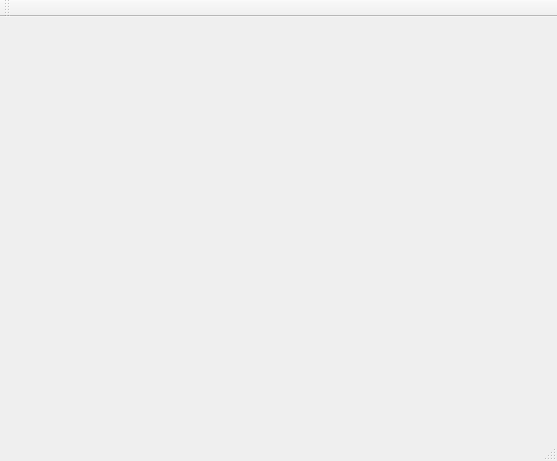
<?xml version="1.0" encoding="UTF-8"?>
<ui version="4.0">
 <class>MainWindow</class>
 <widget class="QMainWindow" name="MainWindow">
  <property name="geometry">
   <rect>
    <x>0</x>
    <y>0</y>
    <width>557</width>
    <height>461</height>
   </rect>
  </property>
  <property name="windowTitle">
   <string>MainWindow</string>
  </property>
  <widget class="QWidget" name="centralWidget">
   <property name="sizePolicy">
    <sizepolicy hsizetype="Maximum" vsizetype="Maximum">
     <horstretch>0</horstretch>
     <verstretch>0</verstretch>
    </sizepolicy>
   </property>
   <layout class="QHBoxLayout" name="horizontalLayout">
    <item>
     <widget class="NICPTrackerAppViewer" name="viewer" native="true"/>
    </item>
   </layout>
  </widget>
  <widget class="QMenuBar" name="menuBar">
   <property name="geometry">
    <rect>
     <x>0</x>
     <y>0</y>
     <width>557</width>
     <height>22</height>
    </rect>
   </property>
  </widget>
  <widget class="QToolBar" name="mainToolBar">
   <attribute name="toolBarArea">
    <enum>TopToolBarArea</enum>
   </attribute>
   <attribute name="toolBarBreak">
    <bool>false</bool>
   </attribute>
  </widget>
  <widget class="QStatusBar" name="statusBar"/>
 </widget>
 <layoutdefault spacing="6" margin="11"/>
 <customwidgets>
  <customwidget>
   <class>NICPTrackerAppViewer</class>
   <extends>QWidget</extends>
   <header>nicptrackerappviewer.h</header>
   <container>1</container>
  </customwidget>
 </customwidgets>
 <resources/>
 <connections/>
</ui>
